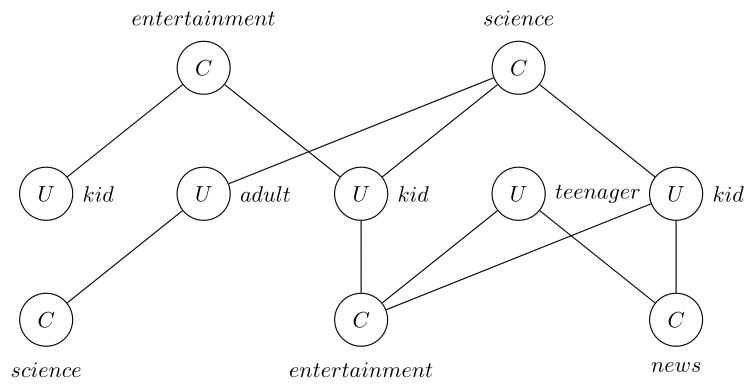
#> input picture examples/verifying_gfd/figures/graphs/channels_graph.png, 755 x 388 px, found by its file name
$ python verifying_gfd3.py
#> lines starting #> are read from the running program, lines starting #| are printed output that depends on the picture
from pathlib import Path

import desbordante
import matplotlib.pyplot as plt
import matplotlib.image as mpimg


class bcolors:
    HEADER = '\033[95m'
    WARNING = '\033[93m'
    ENDC = '\033[0m'


GRAPH_NAME = 'channels_graph'
GFD_NAME = 'entertainment_viewer_gfd'

GRAPHS_DATASETS_FOLDER_PATH = 'examples/verifying_gfd/datasets/graphs'
GFDS_DATASETS_FOLDER_PATH = 'examples/verifying_gfd/datasets/gfds'

GRAPH = Path(f'{GRAPHS_DATASETS_FOLDER_PATH}/{GRAPH_NAME}.dot')
GFD = Path(f'{GFDS_DATASETS_FOLDER_PATH}/{GFD_NAME}.dot')

GRAPH_IMAGE = Path(f'examples/verifying_gfd/figures/graphs/{GRAPH_NAME}.png')
GFD_IMAGE = Path(f'examples/verifying_gfd/figures/gfds/{GFD_NAME}.png')

GRAPH_INFO = ('Figure provides an example of a graph dependency and graph. '
              'The vertices of the graph have labels of C (Channel) or U '
              '(User). Depending on the label, the vertex has its own set '
              'of attributes. In this example, all vertices have a single '
              'element list of attributes. At the vertices labeled C it '
              'consists of the element "topic", and at the vertices labeled '
              'U - "age_group". On the figure the specific values of these '
              'attributes are specified next to the vertices.\n')

GFD_INFO = ('Dependency means that if a user is signed on a channel whose '
            'topic is entertainment, he must be a kid.\n')

INFO = "Let's check if this dependency holds.\n"

RESULTS = ('The test found that the constructed dependency is not satisfied '
           'because in the graph there is an example in which a teenager '
           'subscribes to the entertainment channel.\n')

EXIT = f'{bcolors.WARNING}Close the image window to finish.{bcolors.ENDC}'


def execute_algo(algo):
    algo.load_data(gfd=[GFD], graph=GRAPH)
    algo.execute()
    print(f'{bcolors.HEADER}Desbordante > {bcolors.ENDC}', end='')
    if (len(algo.get_gfds()) == 1):
        print('GFD holds.\n')
    else:
        print('GFD does not hold.\n')


def show_example():
    _, axarr = plt.subplots(1, 2, figsize=(12, 5), gridspec_kw={'width_ratios': [7, 1], 'wspace': 0.5})
    axarr[0].set_axis_off()
    axarr[0].set_title('$Graph$')
    axarr[0].imshow(mpimg.imread(GRAPH_IMAGE))
    axarr[1].set_axis_off()
    axarr[1].set_title('$GFD$')
    axarr[1].imshow(mpimg.imread(GFD_IMAGE))
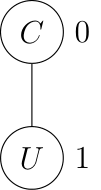
#> input picture examples/verifying_gfd/figures/gfds/entertainment_viewer_gfd.png, 101 x 190 px, found by its file name
    axarr[1].text(x=-120, y=250, s=r'$\{0.topic=entertainment \rightarrow$', fontsize=14)
    axarr[1].text(x=-105, y=280, s=r'$1.age\_group=kid\}$', fontsize=14)
    plt.show()
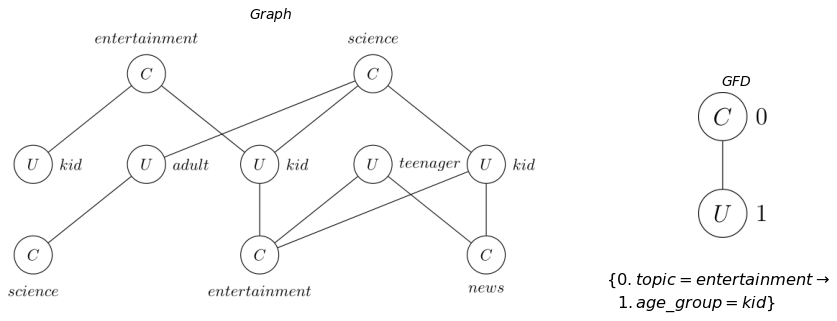
#> figure drawn by matplotlib, 2 panels


print(GRAPH_INFO)
print(GFD_INFO)
print(INFO)
execute_algo(desbordante.gfd_verification.algorithms.EGfdValid())
print(RESULTS)
print(EXIT)

show_example()
